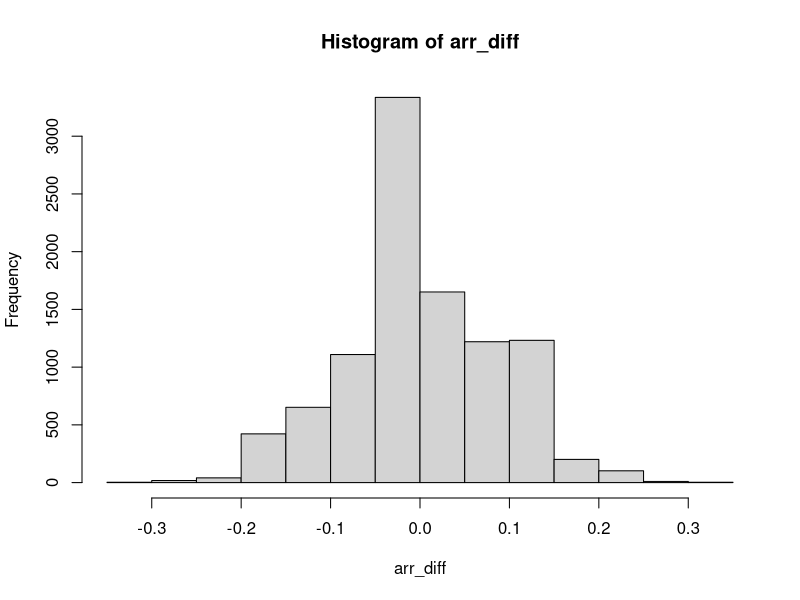

Generate this figure with R:
original_diff = 52/58 - 30/52
print(original_diff)

arr = c(rep(1, 82), rep(0, 28))
print(length(arr))


arr_diff = numeric(10000)
count = 0;

for(i in 1:10000){
  shuffled = sample(arr)
  d = head(shuffled, -52)
  h = tail(shuffled, 52)
  
  
  sum_d = sum(d)
  p_d = sum_d/58
  
  sum_h = sum(h)
  p_h = sum_h/52
  
  diff = p_d - p_h
  arr_diff[i] = diff
  if(diff >= original_diff){
    count = count + 1
  }
}
hist(arr_diff)

p_val = count/10000
print(p_val)

